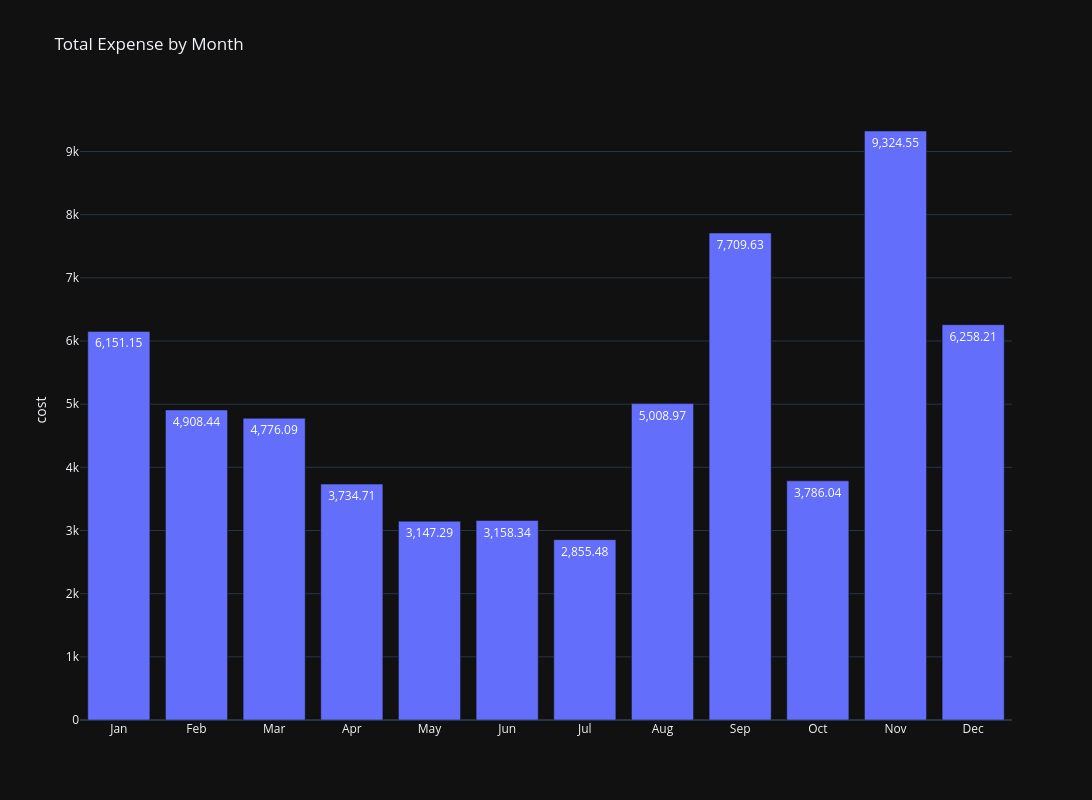

Source (notebook cell):
### Markdown cell above
### Smooth Graph Remake

### Code cell
SMOOTH = 1

if SMOOTH == 0:
    tempDF = df.group_by(["monthName", 'month', 'category']).agg(pl.sum("cost")) 
    fig = px.bar(tempDF.to_pandas(), x="monthName", y="cost", color="category",
             title="Total Expense by Month",
             category_orders={"monthName": month_order},
             template='plotly_dark',
             labels={'monthName':''},
             text_auto=True,
             height=800,
             width=1600)

else:
    tempDF = df.group_by(["monthName", 'month']).agg(pl.sum("cost")) 
    fig = px.bar(tempDF.to_pandas(), x="monthName", y="cost",
             title="Total Expense by Month",
             category_orders={"monthName": month_order},
             template='plotly_dark',
             labels={'monthName':''},
             text_auto=True,
             height=800,
             width=1600)



fig.show()

### Figure 1 — Plotly figure (JSON) as saved in the notebook; plotly's stock layout.template omitted (floating-point values rounded to 4 significant figures)
{"data": [{"hovertemplate": "=%{x}<br>cost=%{y}<extra></extra>", "legendgroup": "", "marker": {"color": "#636efa", "pattern": {"shape": ""}}, "name": "", "orientation": "v", "showlegend": false, "textposition": "auto", "texttemplate": "%{y}", "type": "bar", "x": ["Aug", "Sep", "May", "Jan", "Dec", "Jul", "Apr", "Oct", "Feb", "Jun", "Mar", "Nov"], "xaxis": "x", "y": [5009.0, 7710.0, 3147.0, 6151.0, 6258.0, 2855.0, 3735.0, 3786.0, 4908.0, 3158.0, 4776.0, 9325.0], "yaxis": "y"}], "layout": {"barmode": "relative", "height": 800, "legend": {"tracegroupgap": 0}, "title": {"text": "Total Expense by Month"}, "width": 1600, "xaxis": {"anchor": "y", "categoryarray": ["Jan", "Feb", "Mar", "Apr", "May", "Jun", "Jul", "Aug", "Sep", "Oct", "Nov", "Dec"], "categoryorder": "array", "domain": [0, 1], "title": {"text": ""}}, "yaxis": {"anchor": "x", "domain": [0, 1], "title": {"text": "cost"}}}}
